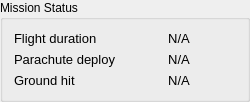
         <widget class="QGroupBox" name="groupBox_11">
          <property name="sizePolicy">
           <sizepolicy hsizetype="MinimumExpanding" vsizetype="Expanding">
            <horstretch>1</horstretch>
            <verstretch>0</verstretch>
           </sizepolicy>
          </property>
          <property name="minimumSize">
           <size>
            <width>250</width>
            <height>0</height>
           </size>
          </property>
          <property name="maximumSize">
           <size>
            <width>350</width>
            <height>160</height>
           </size>
          </property>
          <property name="title">
           <string>Mission Status</string>
          </property>
          <layout class="QGridLayout" name="gridLayout_21">
           <item row="0" column="0">
            <layout class="QFormLayout" name="formLayout_4">
             <item row="0" column="0">
              <widget class="QLabel" name="label_17">
               <property name="font">
                <font>
                 <pointsize>10</pointsize>
                 <weight>50</weight>
                 <bold>false</bold>
                </font>
               </property>
               <property name="text">
                <string>Flight duration</string>
               </property>
              </widget>
             </item>
             <item row="1" column="0">
              <widget class="QLabel" name="label_19">
               <property name="font">
                <font>
                 <pointsize>10</pointsize>
                 <weight>50</weight>
                 <bold>false</bold>
                </font>
               </property>
               <property name="text">
                <string>Parachute deploy</string>
               </property>
              </widget>
             </item>
             <item row="2" column="0">
              <widget class="QLabel" name="label_21">
               <property name="font">
                <font>
                 <pointsize>10</pointsize>
                 <weight>50</weight>
                 <bold>false</bold>
                </font>
               </property>
               <property name="text">
                <string>Ground hit</string>
               </property>
              </widget>
             </item>
             <item row="0" column="1">
              <widget class="QLabel" name="flightdur">
               <property name="font">
                <font>
                 <pointsize>10</pointsize>
                </font>
               </property>
               <property name="text">
                <string>N/A</string>
               </property>
               <property name="alignment">
                <set>Qt::AlignCenter</set>
               </property>
              </widget>
             </item>
             <item row="1" column="1">
              <widget class="QLabel" name="pardeploy">
               <property name="font">
                <font>
                 <pointsize>10</pointsize>
                </font>
               </property>
               <property name="text">
                <string>N/A</string>
               </property>
               <property name="alignment">
                <set>Qt::AlignCenter</set>
               </property>
              </widget>
             </item>
             <item row="2" column="1">
              <widget class="QLabel" name="groundhit">
               <property name="font">
                <font>
                 <pointsize>10</pointsize>
                </font>
               </property>
               <property name="text">
                <string>N/A</string>
               </property>
               <property name="alignment">
                <set>Qt::AlignCenter</set>
               </property>
              </widget>
             </item>
            </layout>
           </item>
          </layout>
         </widget>
